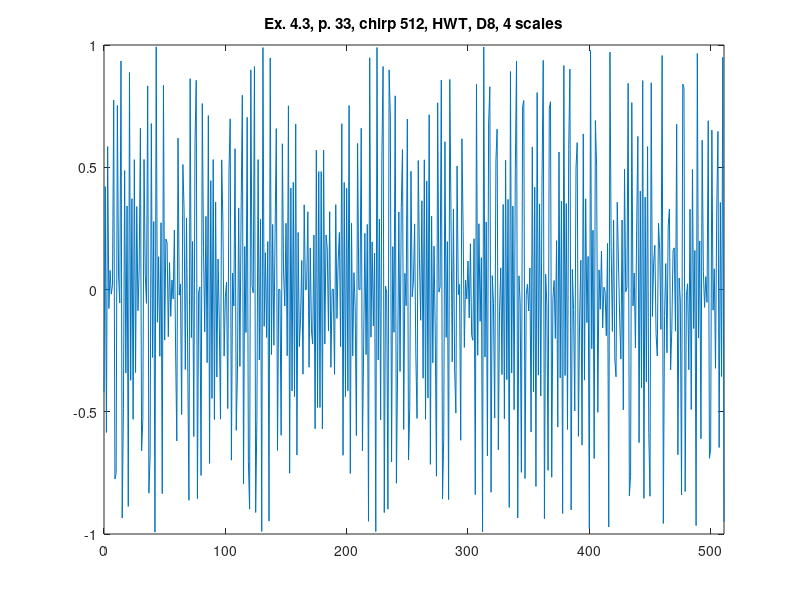

Write the MATLAB code that produced this figure.
%% ========================================================================
%% Programmatic octave notes on "Ripples in Mathematics" by A. Jensen
%% and A. la Cour-Harbo written with a deep gratitude to the authors for
%% this wonderful text. 
%% 
%% Reconstruction of graphs in ex. 4.3, p.33, HWT, D8, 4 scales
%%
%% Author: Vladimir Kulyukin
%% 
%% NB: I have tested this code in Octave 4.
%% =========================================================================
t = [0:511];

%%y_ex_4_3_chirp_512_p33 = arrayfun(@(x) sin(x*x), t);

y_ex_4_3_chirp_HWT_D8_512_p33 = [
-0.42073549240394825
0.42073549240394825
-0.5844604902748424
0.5844604902748424
-0.07777578328364614
0.07777578328364614
-0.019013100341821965
0.019013100341821965
0.7749570162356223
-0.7749570162356223
-0.7525904329166693
0.7525904329166693
0.05548913688956763
-0.05548913688956763
0.9348124667872284
-0.9348124667872284
-0.4863435069106533
0.4863435069106533
-0.3417258869079653
0.3417258869079653
-0.8871946862825896
0.8871946862825896
-0.3714847903958565
0.3714847903958565
-0.5309845256631979
0.5309845256631979
-0.3395353307380965
0.3395353307380965
-0.08678387079686106
0.08678387079686106
0.6596700240488831
-0.6596700240488831
-0.5320366892710195
0.5320366892710195
0.05671972035603344
-0.05671972035603344
0.8329077384371376
-0.8329077384371376
-0.678830274274118
0.678830274274118
-0.2779133446834451
0.2779133446834451
-0.9925556149893443
0.9925556149893443
-0.1339883143938122
0.1339883143938122
-0.273153948065338
0.273153948065338
-0.8349295985058374
0.8349295985058374
-0.20683557580302625
0.20683557580302625
0.19301361833410707
-0.19301361833410707
0.10995572318950517
-0.10995572318950517
0.03896657888681854
-0.03896657888681854
0.24334947724753758
-0.24334947724753758
-0.619369812341236
0.619369812341236
-0.022938105397253883
0.022938105397253883
-0.5112488672458233
0.5112488672458233
0.32695076925870764
-0.32695076925870764
0.29237029768151246
-0.29237029768151246
-0.8622737465909619
0.8622737465909619
-0.19675267607095487
0.19675267607095487
-0.6011792099621538
0.6011792099621538
0.8554974025300212
-0.8554974025300212
-0.010464307736269829
0.010464307736269829
-0.7605918747815806
0.7605918747815806
0.1732233195864719
-0.1732233195864719
0.29923315752180635
-0.29923315752180635
0.7112992024611975
-0.7112992024611975
0.4453863699734111
-0.4453863699734111
0.531603076712768
-0.531603076712768
0.3581756381635572
-0.3581756381635572
0.12462245152794854
-0.12462245152794854
-0.5302201190562885
0.5302201190562885
0.27239601369028477
-0.27239601369028477
-0.029757504596802167
0.029757504596802167
-0.48698380509764466
0.48698380509764466
0.697912927981363
-0.697912927981363
0.06751794886269236
-0.06751794886269236
0.5759555129093512
-0.5759555129093512
-0.33362489131730577
0.33362489131730577
-0.31478505571979754
0.31478505571979754
0.7943876381589409
-0.7943876381589409
0.1761420670664356
-0.1761420670664356
0.7043194331360096
-0.7043194331360096
-0.8983205929080151
0.8983205929080151
0.013949877230433783
-0.013949877230433783
0.9118746596109768
-0.9118746596109768
-0.5312670522530757
0.5312670522530757
-0.2881119054360536
0.2881119054360536
-0.9896343109072953
0.9896343109072953
-0.15049478087821938
0.15049478087821938
-0.1962206685592119
0.1962206685592119
-0.9472279423420823
0.9472279423420823
-0.26609878895468847
0.26609878895468847
-0.2280644828144155
0.2280644828144155
0.6581920139299431
-0.6581920139299431
0.0012655174564628058
-0.0012655174564628058
-0.596108220103061
0.596108220103061
0.06750948880923074
-0.06750948880923074
0.2709557736053979
-0.2709557736053979
0.7514210224330736
-0.7514210224330736
0.41465514837771994
-0.41465514837771994
0.43811695176328314
-0.43811695176328314
0.6770782534340454
-0.6770782534340454
0.23318097813544492
-0.23318097813544492
-0.1188174164523485
0.1188174164523485
-0.3464112950229175
0.3464112950229175
-0.0020538183004923383
0.0020538183004923383
0.31788784635132805
-0.31788784635132805
0.17012747597463945
-0.17012747597463945
-0.2230995121748695
0.2230995121748695
-0.5697310936483782
0.5697310936483782
-0.4823995447761685
0.4823995447761685
-0.48236222517356164
0.48236222517356164
-0.5698799662312758
0.5698799662312758
-0.2231750454253607
0.2231750454253607
0.16981303991501043
-0.16981303991501043
0.31835544878630345
-0.31835544878630345
-0.00206524825738047
0.00206524825738047
-0.3470637028066153
0.3470637028066153
-0.11814187111598157
0.11814187111598157
0.23330603612376355
-0.23330603612376355
0.6779000225108951
-0.6779000225108951
0.4377205939663764
-0.4377205939663764
0.4141708924343453
-0.4141708924343453
0.7523974771332146
-0.7523974771332146
0.27115989016626474
-0.27115989016626474
0.06881010870728871
-0.06881010870728871
-0.5974118624773229
0.5974118624773229
0.0012420675298340234
-0.0012420675298340234
0.6594877832783557
-0.6594877832783557
-0.2296995544886923
0.2296995544886923
-0.26610962106375097
0.26610962106375097
-0.9479090437425018
0.9479090437425018
-0.19488266746634056
0.19488266746634056
-0.1491214525115731
0.1491214525115731
-0.9898413094698202
0.9898413094698202
-0.28788511048486914
0.28788511048486914
-0.5328434494072053
0.5328434494072053
0.9122277345941432
-0.9122277345941432
0.014025777907944681
-0.014025777907944681
-0.8981205782049697
0.8981205782049697
0.7054488094887372
-0.7054488094887372
0.17542721173921583
-0.17542721173921583
0.7921600778333288
-0.7921600778333288
-0.3166232073421801
0.3166232073421801
-0.33520493334103196
0.33520493334103196
0.5725855762127574
-0.5725855762127574
0.06623272903825345
-0.06623272903825345
0.6968555408638514
-0.6968555408638514
-0.4834463280805283
0.4834463280805283
-0.02974643877349606
0.02974643877349606
0.26832355540426506
-0.26832355540426506
-0.5274552231651154
0.5274552231651154
0.12568809033164974
-0.12568809033164974
0.36286766895856154
-0.36286766895856154
0.5305439142793384
-0.5305439142793384
0.44402216292566954
-0.44402216292566954
0.7151029141044891
-0.7151029141044891
0.2998491277616188
-0.2998491277616188
0.1772781443358882
-0.1772781443358882
-0.7636682994807169
0.7636682994807169
-0.01070143933836265
0.01070143933836265
0.8570065906613662
-0.8570065906613662
-0.6042897930354867
0.6042897930354867
-0.1958442336114559
0.1958442336114559
-0.8592091360743337
0.8592091360743337
0.29564542385750636
-0.29564542385750636
0.32948045269073645
-0.32948045269073645
-0.5054211082018201
0.5054211082018201
-0.020686180865685022
0.020686180865685022
-0.6166907258447332
0.6166907258447332
0.23691784881359756
-0.23691784881359756
0.0387770605762785
-0.0387770605762785
0.11648493791563014
-0.11648493791563014
0.18725735707127056
-0.18725735707127056
-0.20761421242822678
0.20761421242822678
-0.838906422877846
0.838906422877846
-0.26907827740403456
0.26907827740403456
-0.13015717967932544
0.13015717967932544
-0.991843391387649
0.991843391387649
-0.2763949908246711
0.2763949908246711
-0.6807460549689613
0.6807460549689613
0.8293378287002081
-0.8293378287002081
0.05682807442998474
-0.05682807442998474
-0.5258379803054462
0.5258379803054462
0.6557569926035824
-0.6557569926035824
-0.08862136851742723
0.08862136851742723
-0.34788169784871886
0.34788169784871886
-0.5285825910372638
0.5285825910372638
-0.36850342708662165
0.36850342708662165
-0.8914588585147448
0.8914588585147448
-0.341520596697953
0.341520596697953
-0.4913505484509496
0.4913505484509496
0.9346559113552394
-0.9346559113552394
0.05587306718749541
-0.05587306718749541
-0.7479541942291349
0.7479541942291349
0.772973922514395
-0.772973922514395
-0.021218218911524533
0.021218218911524533
-0.08793406152927531
0.08793406152927531
-0.5830932052993045
0.5830932052993045
-0.41823576457855777
0.41823576457855777
-0.8055341435045628
0.8055341435045628
-0.3502721116323621
0.3502721116323621
-0.4358478651050548
0.4358478651050548
0.9373504592704585
-0.9373504592704585
0.06226484832889672
-0.06226484832889672
-0.7396174321931414
0.7396174321931414
0.7681054320253882
-0.7681054320253882
-0.03691742053694902
0.03691742053694902
-0.2000104406752685
0.2000104406752685
-0.5625529212724222
0.5625529212724222
-0.36135316139516493
0.36135316139516493
-0.9160825178931857
0.9160825178931857
-0.35174493296252607
0.35174493296252607
-0.5725234683656601
0.5725234683656601
0.9013927953300812
-0.9013927953300812
0.0817793453760829
-0.0817793453760829
-0.4966464918771595
0.4966464918771595
0.6006088031143355
-0.6006088031143355
-0.11972655406208832
0.11972655406208832
-0.636369290785457
0.636369290785457
-0.3709065763095726
0.3709065763095726
-0.13539646901092134
0.13539646901092134
-0.9779088439268594
0.9779088439268594
-0.2424228927201616
0.2424228927201616
-0.6910970961543182
0.6910970961543182
0.5023905617120434
-0.5023905617120434
0.08041242140457092
-0.08041242140457092
0.1572620145873534
-0.1572620145873534
0.00985171354602965
-0.00985171354602965
-0.18873756345396955
0.18873756345396955
-0.9709217510838727
0.9709217510838727
0.17143139593196677
-0.17143139593196677
0.28308314801669027
-0.28308314801669027
-0.3569488299088712
0.3569488299088712
0.11677559724965164
-0.11677559724965164
-0.284309206717403
0.284309206717403
-0.49214732238322545
0.49214732238322545
-0.009679158003847943
0.009679158003847943
0.843391639188434
-0.843391639188434
-0.7641871137288124
0.7641871137288124
-0.06725232927456826
0.06725232927456826
-0.2390555695389917
0.2390555695389917
0.6262024564990376
-0.6262024564990376
0.40251379856891384
-0.40251379856891384
0.854504871284094
-0.854504871284094
0.3780912959107924
-0.3780912959107924
0.5846215806874844
-0.5846215806874844
-0.8454273270871588
0.8454273270871588
-0.11025151414344234
0.11025151414344234
0.18094957231922293
-0.18094957231922293
-0.27202480874565005
0.27202480874565005
0.16327857519548683
-0.16327857519548683
0.9569893470495148
-0.9569893470495148
-0.10628211015723964
0.10628211015723964
-0.25890709110224996
0.25890709110224996
0.329128625729634
-0.329128625729634
-0.15867930134312497
0.15867930134312497
0.17023181820608219
-0.17023181820608219
0.6758008347114492
-0.6758008347114492
0.04736001443689974
-0.04736001443689974
-0.8402916508658292
0.8402916508658292
0.8262833622235326
-0.8262833622235326
-0.023302398411948255
0.023302398411948255
-0.3283431736313443
0.3283431736313443
-0.4909023286180688
0.4909023286180688
-0.15953878483807393
0.15953878483807393
-0.9653009540628138
0.9653009540628138
-0.1985547803617937
0.1985547803617937
-0.6104558562119364
0.6104558562119364
0.07307018546856678
-0.07307018546856678
0.052377405149267364
-0.052377405149267364
0.6903711316074064
-0.6903711316074064
-0.6521266828036091
0.6521266828036091
-0.08455138535958884
0.08455138535958884
-0.32211904264506835
0.32211904264506835
0.6463302709986753
-0.6463302709986753
0.3559210221225256
-0.3559210221225256
0.9496447789842622
-0.9496447789842622
];

figure;
plot(t, y_ex_4_3_chirp_HWT_D8_512_p33);
xlim([0 511]);
title('Ex. 4.3, p. 33, chirp 512, HWT, D8, 4 scales');
